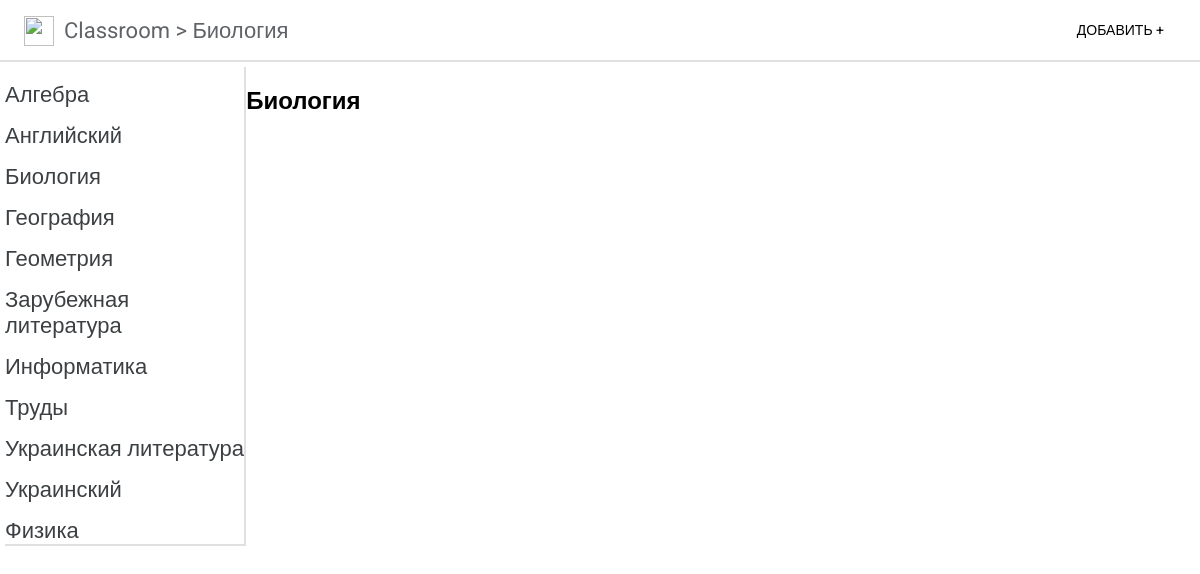
The page /classroom/4/ on the database its author committed.
### classroom/models.py (models this page shows, shortened)
class Subject(models.Model):
    name = models.CharField(max_length=50, verbose_name="Название", db_index=True)
    class Meta:
        verbose_name="Предмет"
        verbose_name_plural="Предметы"
        ordering =  ['name']

### classroom/views.py (the view)
# urls.py: path('<int:subject_id>/', by_subject,name='by_subject'),
def by_subject(request, subject_id):
    posts = BoardMessage.objects.filter(subject=subject_id)
    subjects = Subject.objects.all()
    current_subject = Subject.objects.get(pk=subject_id)
    return render(request,'classroom/by_subject.html', locals() )

### classroom/templates/classroom/by_subject.html (shortened to what this page needs)
{% extends "layout/base.html" %}
{% block content %}
    <h2>{{ current_subject.name }}</h2>
{% endblock content %}

### classroom/templates/layout/base.html (shortened to what this page needs)
{% load static %}
<!DOCTYPE html>
<html lang="uk">
<head>
    <link rel ="stylesheet" href="{% static 'classroom/style.css' %}">
</head>
<body>
    <header class="header">
    <nav class="navbar">
        <a class="logo"href=" {% url 'index' %}">
            <img class="logo-img" src="https://www.gstatic.com/classroom/logo_square_rounded.svg" alt="">
            <span class="logo-text">Classroom >  {{ current_subject.name }}</span>
        </a>
        <a class="add-link"href="{% url 'add' %}">Добавить +</a>
    </nav>
    </header >
    <section class="menu">
    <div class="left-column">
    <div class="subject-list">
    {% for subject in subjects %}
    <a class="subject-item" href="{% url 'by_subject' subject.pk %}">{{ subject.name }}</a>
    {% endfor %}
    </div>
    </div>
    <div class="right-column">
        {% block content %}
        {% endblock content %}
    </div>
    </section>
</body>
</html>

### classroom/static/classroom/style.css (style rules this page uses)
body { font-family: "Google Sans",Roboto,Arial,sans-serif; font-weight: 400; width: 100%; margin: 0; bottom: 0; }
.header { height: 60px; border-bottom: 2px solid #e0e0e0; }
.logo { display: flex; position: absolute; text-decoration: none; top: 2%; left: 2%; }
.logo-img { width: 30px; height: 30px; }
.logo-text { padding-top: 2px; padding-left: 10px; color: #5f6368; font-size: 22px; }
.add-link { position: absolute; top: 2%; right: 3%; text-decoration: none; font-size: 14px; font-family: "Google Sans",Roboto,Arial,sans-serif; font-weight: 400; line-height: 1.75rem; text-transform: uppercase; color: #000; }
.left-column { display: flex; width: 300px; border-right: 2px solid #e0e0e0; border-bottom: 2px solid #e0e0e0; }
.subject-list { flex-direction: column; align-items:start ; display: flex; }
.subject-item { padding-top: 15px; font-size: 22px; text-decoration: none; color: #3c4043; }
.menu { display: flex; padding: 5px; }
.right-column { width: 100%; }

### rows shown on the page
Subject: name "Биология"
Subject: name "Алгебра"
Subject: name "Английский"
Subject: name "География"
Subject: name "Геометрия"
Subject: name "Зарубежная литература"
Subject: name "Информатика"
Subject: name "Труды"
Subject: name "Украинская литература"
Subject: name "Украинский"
Subject: name "Физика"
